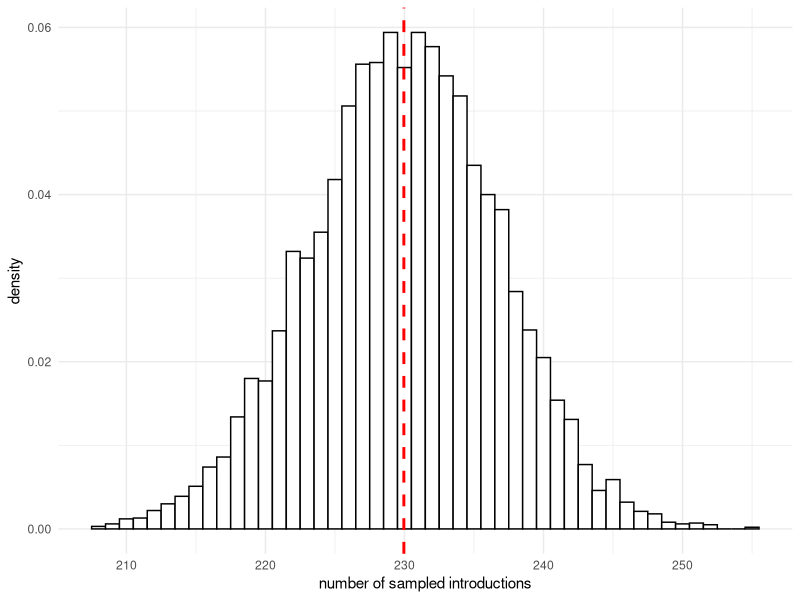

The R script that drew this image: (Note: this script raises an error after producing the figure.)
library(ggplot2)

# clear workspace
rm(list = ls())

# Set the directory to the directory of the file
this.dir <- dirname(parent.frame(2)$ofile)
setwd(this.dir)

t = read.table(file="./out/nr_introductions.csv", header=T, sep="\t")

p <- ggplot(t, aes(x=nr_introductions)) +
  geom_histogram(aes(y=..density..), binwidth=1, colour="black", fill="white") + xlab("number of sampled introductions")  +
  theme_minimal()+
  geom_vline(aes(xintercept=mean(nr_introductions, na.rm=T)),   # Ignore NA values for mean
             color="red", linetype="dashed", size=1)
plot(p)

ggsave(plot=p,"/Users/nicmuell/Documents/github/BaselFlu-Text/Figures/Clusters/introductions.pdf",width=5, height=5)

t = read.table(file="./out/nr_introductions_subset.csv", header=T, sep=",")

p <- ggplot(data=t) +
  geom_line(aes(x=subset,y=lower), binwidth=1, colour="grey", fill="white") + 
  geom_line(aes(x=subset,y=mean), binwidth=1, colour="black", fill="white") + 
  geom_line(aes(x=subset,y=upper), binwidth=1, colour="grey", fill="white") + 
  xlab("number of samples")  +
  ylab("number of sampled introductions")  +
  theme_minimal()
plot(p)

ggsave(plot=p,"/Users/nicmuell/Documents/github/BaselFlu-Text/Figures/Clusters/introductions_subset.pdf",width=3, height=3)

